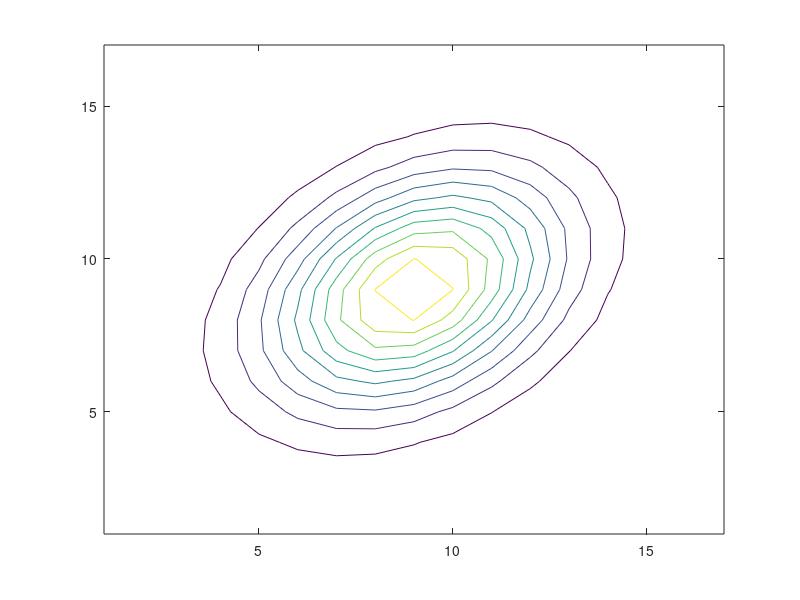
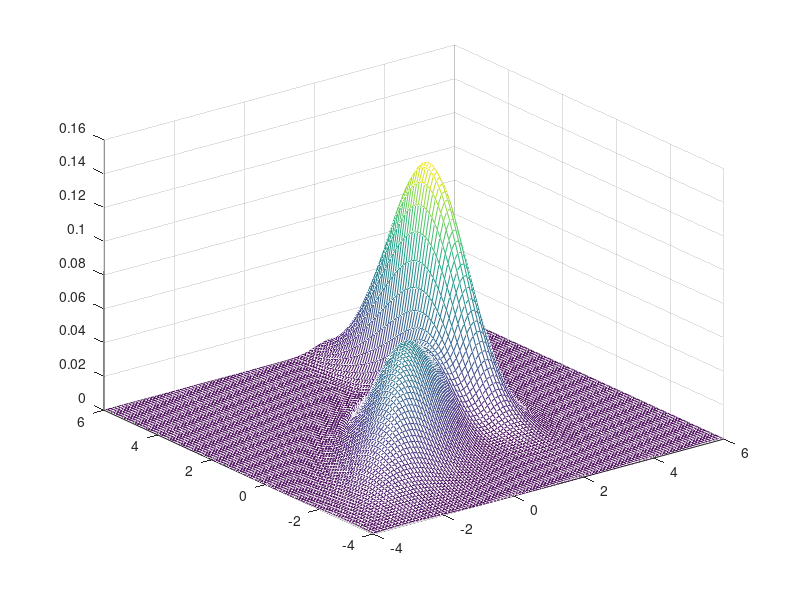
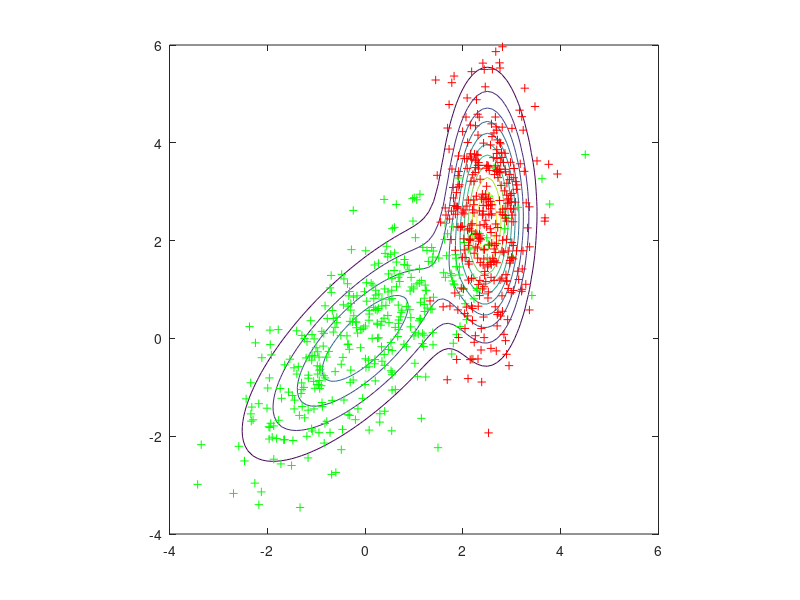
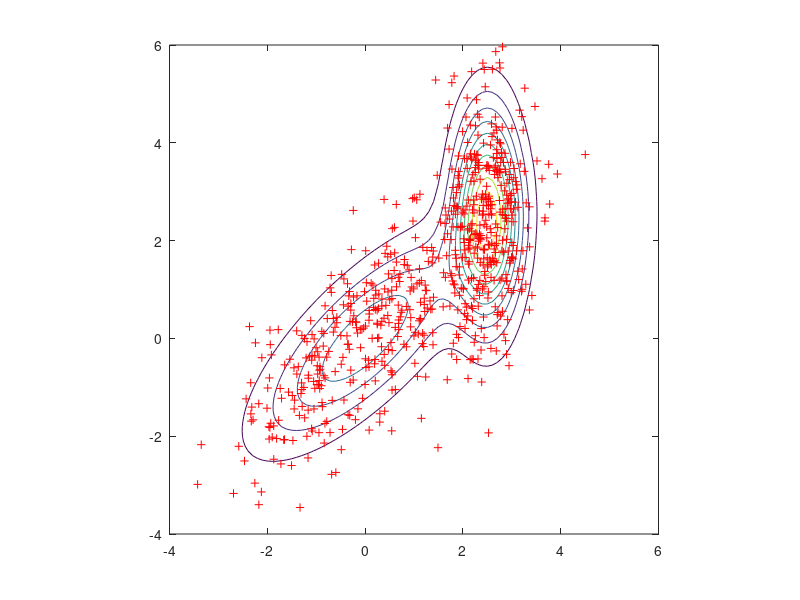

The MATLAB script that drew these images, in order:
%EL4011 labs
%Mixture of 2D Gaussians 
%************************************


%% Plot 2D Gaussian pdf
%This code can be replaced with the "random" function, but the code below 
%demonstrates inner workings in 2D case.


clear all; close all; clc



%%
clear all;close all;clc
x1 = -4:0.5:4;
y1 = -4:0.5:4;
[X,Y]=meshgrid(x1,y1);
xx=[X(:),Y(:)];
%define 
m=[0,0];
a=pi/4; u1=[cos(a); sin(a)]; u2=[-u1(1);u1(2)];
U=[u1,u2]; S=[2,0;0,1];
SS=U*S*U';
y = mvnpdf(xx,m,SS);
% yy = Y;
% % yy(:)=y;
yy=reshape(y,size(Y));
% figure; contour(x1,y1,yy)
% axis equal
% figure; mesh(x1,y1,yy)
contour(yy);

%% Plot mixture of 2D Gaussian pdf
clear all; close all; clc
x1 = -4:0.1:6;
y1 = -4:0.1:6;
[X,Y]=meshgrid(x1,y1);
xx=[X(:),Y(:)];
D = 2; %number of Gaussians
a = [pi/4, pi/2];
ss = [[3.5;0.5],[2;0.2]];
mm = [[0;0],[2.5;2.5]];
ap = [0.5,0.5]
SS=zeros(2,2,D);
for kk=1:D,
    u1=[cos(a(kk)); sin(a(kk))]; u2=[-u1(2);u1(1)];
    U=[u1,u2]; S=[ss(1,kk),0;0,ss(2,kk)];
    SS(:,:,kk)=U*S*U';
end

yy=zeros(size(Y));
for kk=1:D,
    y = mvnpdf(xx,mm(:,kk)',SS(:,:,kk));
    yy(:)=yy(:)+ap(kk)*y;
end
figure; mesh(x1,y1,yy)
hh = figure; contour(x1,y1,yy)

axis equal
hold on


%% Sample from mixture of 2D Gaussian distributions

NN=700; %number of samples
t = rand(NN,1);
IND = zeros(size(t));
Y = zeros(size(t,1),2);
A=[0,cumsum(ap)];
st = ['g','r']
for kk=1:D,
    ind = find(t>A(kk)&t<=A(kk+1));
    IND(ind)= kk;
    r = mvnrnd(mm(:,kk)',SS(:,:,kk),length(ind));
    Y(ind,:) = r;
    plot(Y(ind,1),Y(ind,2),[st(kk),'+'])
end
figure; contour(x1,y1,yy) %plot samples without the knowledge of the latent variable 
axis equal
hold on
plot(Y(:,1),Y(:,2),'r+')



